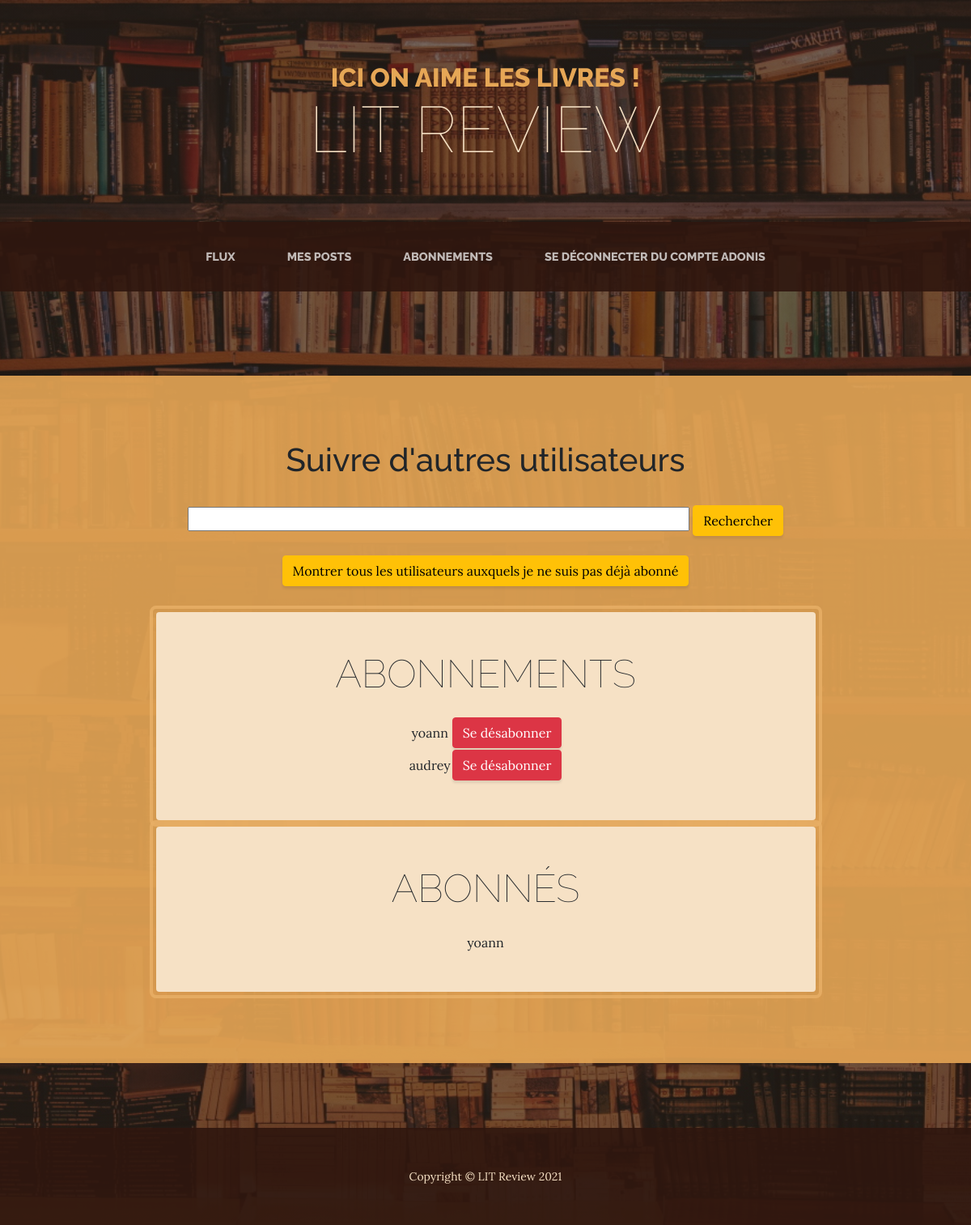
/reviews/user_follows/ (signed in), run on an earlier commit of the app's database.
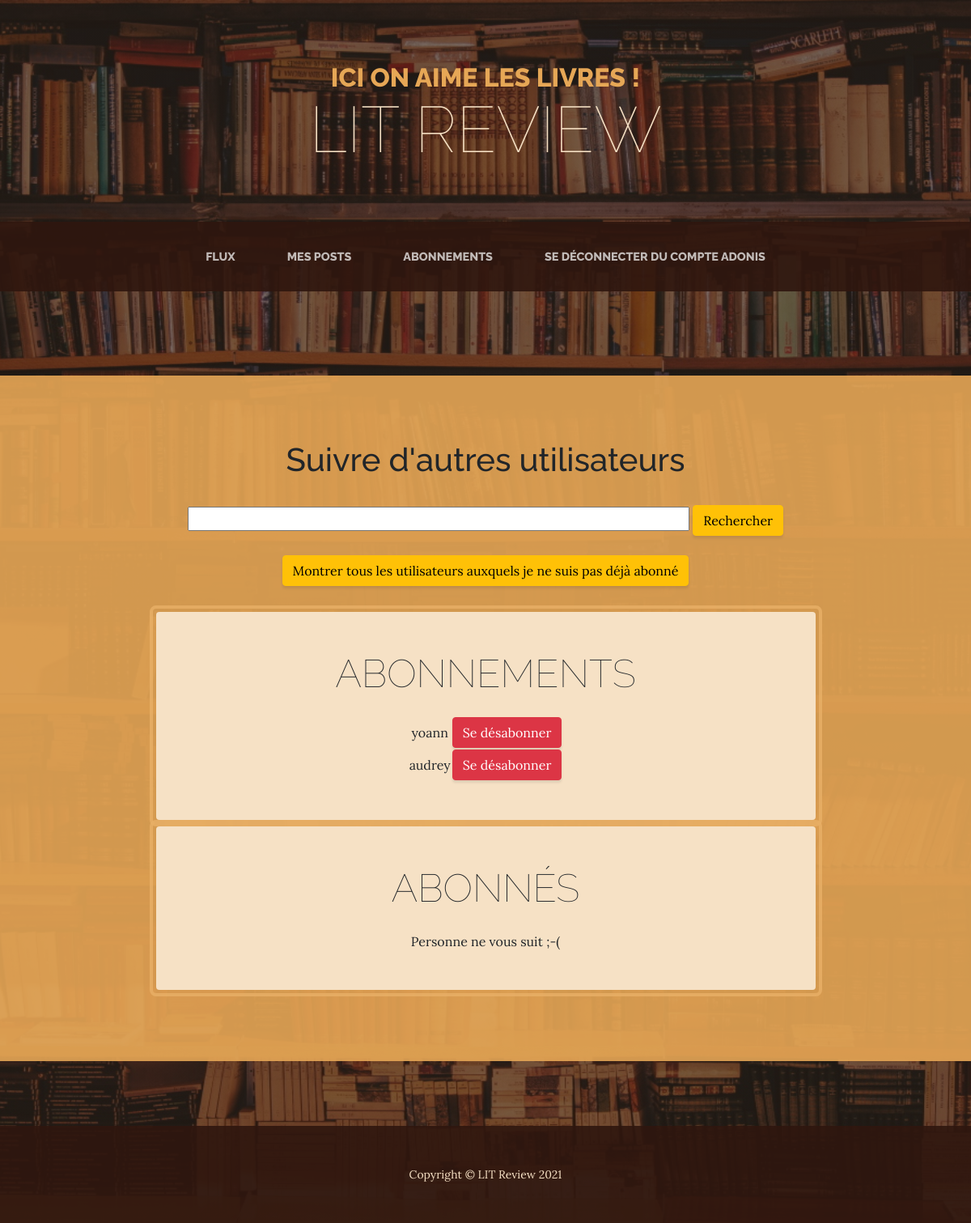
And on a later commit of the database.
### reviews/models.py (models this page shows, shortened)
class UserFollow(models.Model):
    user = models.ForeignKey(
        to=settings.AUTH_USER_MODEL, on_delete=models.CASCADE, related_name='following'
    )
    followed_user = models.ForeignKey(
        to=settings.AUTH_USER_MODEL, on_delete=models.CASCADE, related_name='followed_by'
    )
    class Meta:
        unique_together = ('user', 'followed_user', )
        verbose_name = _("Abonné à un utilisateur")
        verbose_name_plural = _("Abonnés aux utilisateurs")

### reviews/views.py (the view, shortened to what this page needs)
# urls.py: path('user_follows/', views.user_follows, name='user_follows'),
@login_required(login_url='reviews:login')
def user_follows(request):
    form = UserSearchForm()
    search_matches = []
    followings = UserFollow.objects.filter(user=request.user)
    followed_bys = UserFollow.objects.filter(followed_user=request.user)
    followed_users = []
    for following in followings:
        followed_users.append(following.followed_user)
    context = {
        'form': form,
        'followings': followings,
        'followed_bys': followed_bys,
        'followed_users': followed_users,
        'search_matches': search_matches,
    }
    return render(request, 'reviews/user_follows.html', context)

### reviews/forms.py
class UserSearchForm(forms.Form):
    error_css_class = 'error'
    required_css_class = 'required'
    username_searched = forms.CharField(label='', max_length=150, widget=forms.TextInput(attrs={'size': '60'}))

### reviews/templates/reviews/user_follows.html (shortened to what this page needs)
{% extends 'reviews/base.html' %}
    {% block content %}
        <section class="page-section cta text-center">
            <h1>Suivre d'autres utilisateurs</h1>
            <form class="form" action="{% url 'reviews:user_follows' %}" method="post">
                {{ form }}
                <button class="btn btn-warning" type="submit">Rechercher</button>
            </form>
            <form class="form" action="{% url 'reviews:user_follows' %}" method="post">
                <button class="btn btn-warning" type="submit">Montrer tous les utilisateurs auxquels je ne suis pas déjà abonné</button>
            </form>
            <div class="container">
                <div class="row">
                    <div class="col-xl-9 mx-auto">
                        <div class="cta-inner bg-faded text-center rounded">
                            <h2 class="section-heading mb-4">
                                <span class="section-heading-lower">Abonnements</span>
                            </h2>
                            <table class="follow_table">
                                {% for following in followings %}
                                <tr class="follow_table">
                                    <td class="follow_table">
                                        <span class="section-heading-upper">{{ following.followed_user }}</span>
                                    </td>
                                    <td class="follow_table">
                                        <form class="form" action="{% url 'reviews:user_follows' %}" method="post">
                                            <button class="btn btn-danger" type="submit">Se désabonner</button>
                                        </form>
                                    </td>
                                </tr>
                                {% empty %}
                                    <span class="section-heading-upper">Vous n'êtes encore abonné à personne</span>
                                {% endfor %}
                            </table>
                        </div>
                        <div class="cta-inner bg-faded text-center rounded">
                            <h2 class="section-heading mb-4">
                                <span class="section-heading-lower">Abonnés</span>
                            </h2>
                            <table class="follow_table">
                                {% for followed_by in followed_bys %}
                                <tr>
                                    <td class="follow_table">
                                        <span class="section-heading-upper">{{ followed_by.user }}</span>
                                    </td>
                                </tr>
                                {% empty %}
                                    <span class="section-heading-upper">Personne ne vous suit ;-(</span>
                                {% endfor %}
                            </table>
                        </div>
                    </div>
                </div>
            </div>
        </section>
{% endblock %}

What changed in the data, as far as the page shows it:
removed UserFollow: user "yoann", shown under "ABONNÉS"
Also different on the page:
text now shown: "Personne ne vous suit ;-("
